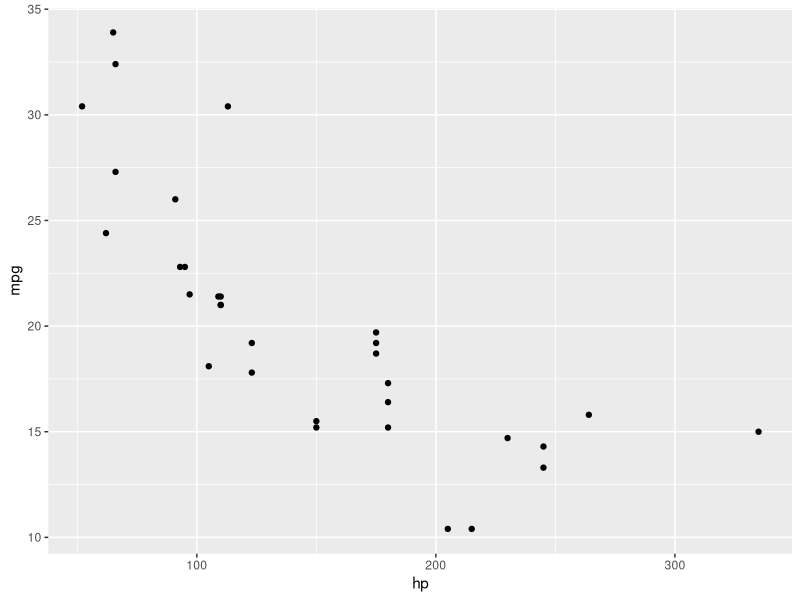
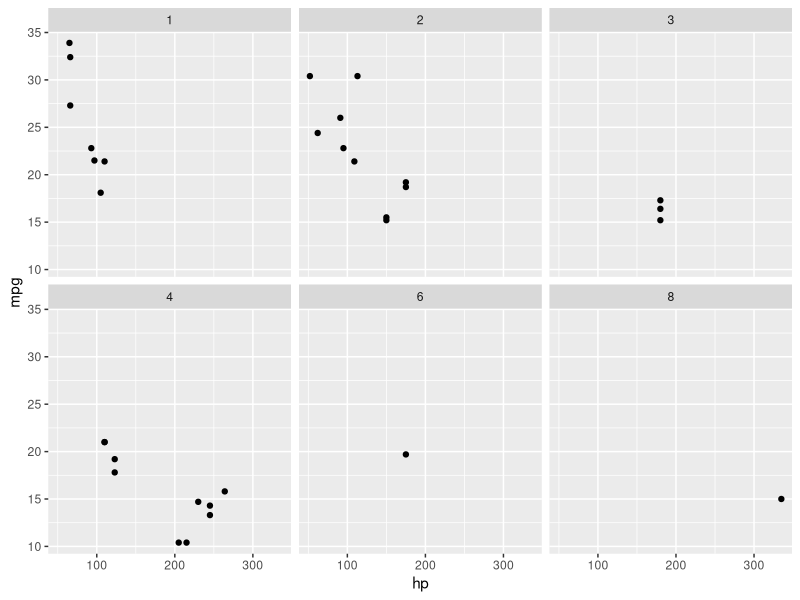
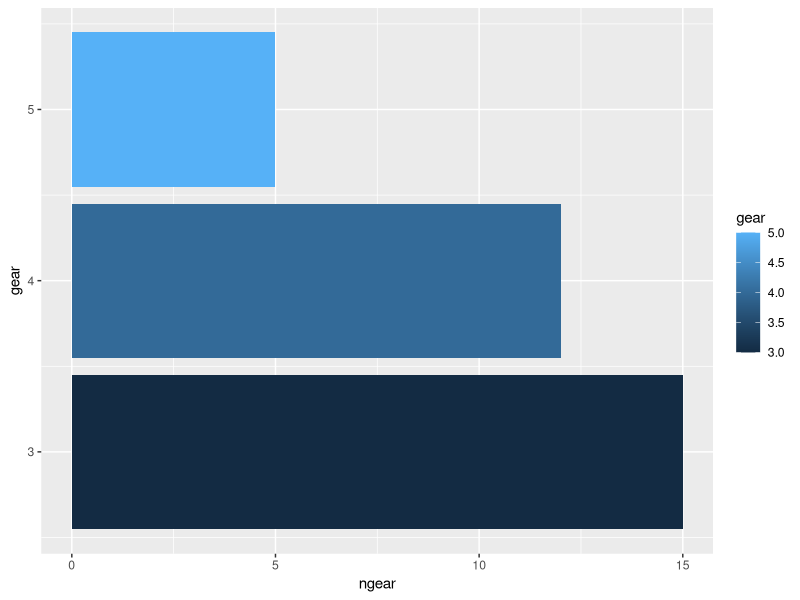
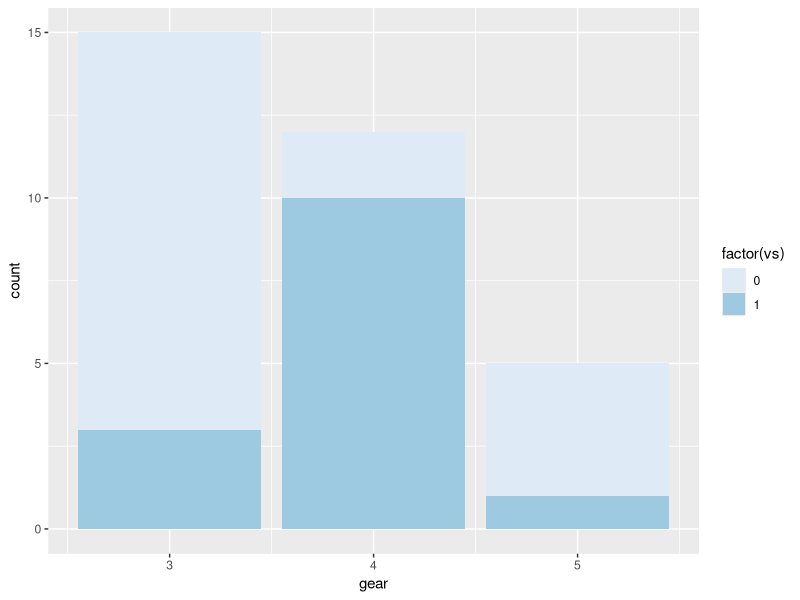
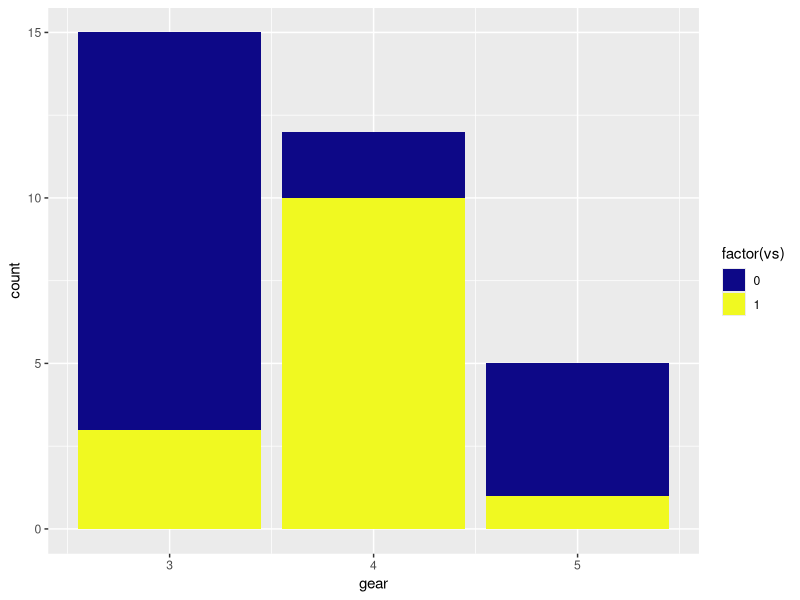
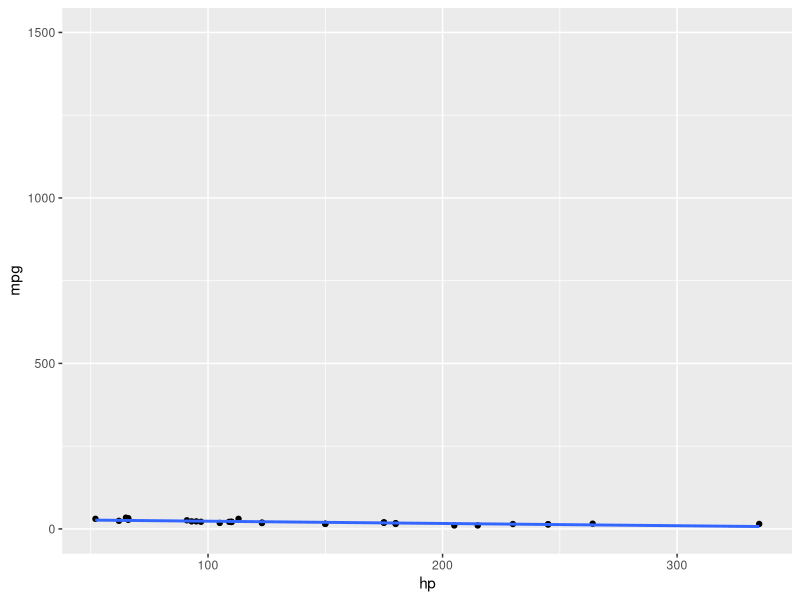
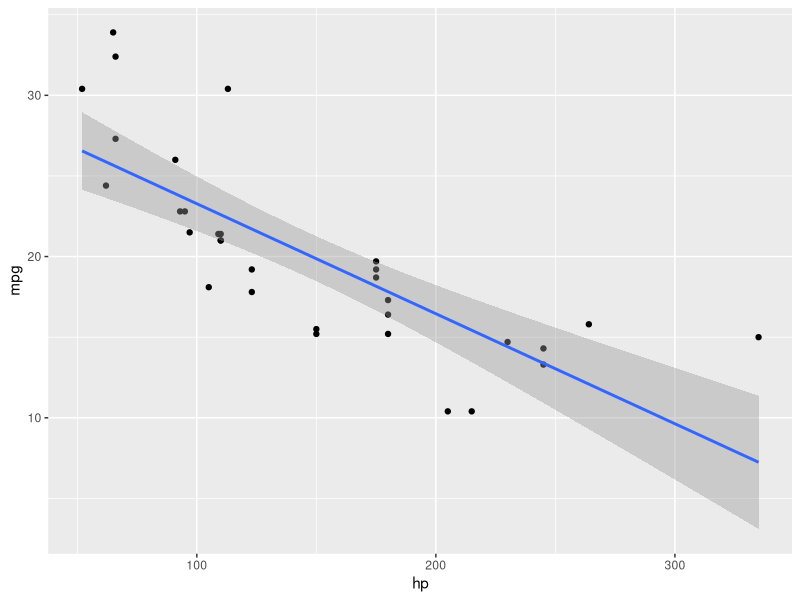

Reproduce these figures in R, in order.
## ---- chunk 1
knitr::opts_chunk$set(echo = TRUE)
## ---- chunk 2
library(tidyverse)
mtcars <- mtcars
## ---- chunk 3
ggplot(data = mtcars, mapping = aes(x = hp, y = mpg)) +
  geom_point()
## ---- chunk 4
ggplot(data = mtcars, mapping = aes(x = hp, y = mpg)) +
  geom_point() +
  facet_wrap(~ carb) 
## ---- chunk 5
mtcars2 <- mtcars %>% group_by(gear) %>%
  summarise(ngear = n())
## ---- chunk 6
ggplot(data = mtcars2, mapping = aes(x = gear, y = ngear, fill = gear)) +
  geom_bar(stat = "identity", position = "dodge") +
  coord_flip()
## ---- chunk 7
ggplot(data = mtcars, mapping = aes(x = gear, fill = factor(vs)))+ 
  geom_bar() + 
  scale_fill_brewer()
## ---- chunk 8
ggplot(data = mtcars, mapping = aes(x = gear, fill = factor(vs)))+ 
geom_bar() +
scale_fill_viridis_d(option = "C")
## ---- chunk 9
ggplot(data = mtcars, mapping = aes(x = hp, y = mpg)) +
  geom_point() +
  geom_smooth(method = lm)+
    ylim(0, 1500)
## ---- chunk 10
ggplot(data = mtcars, mapping = aes(x = hp, y = mpg)) +
  geom_point() +
  geom_smooth(method = lm)
